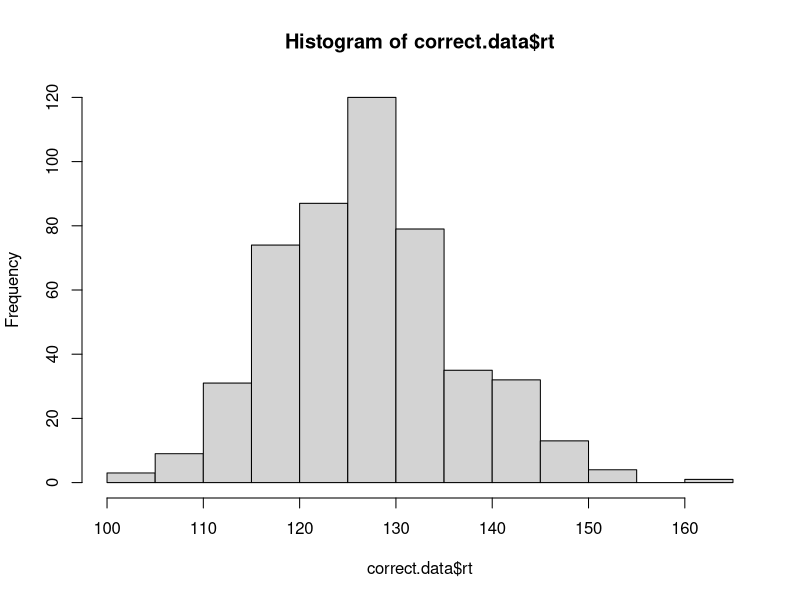
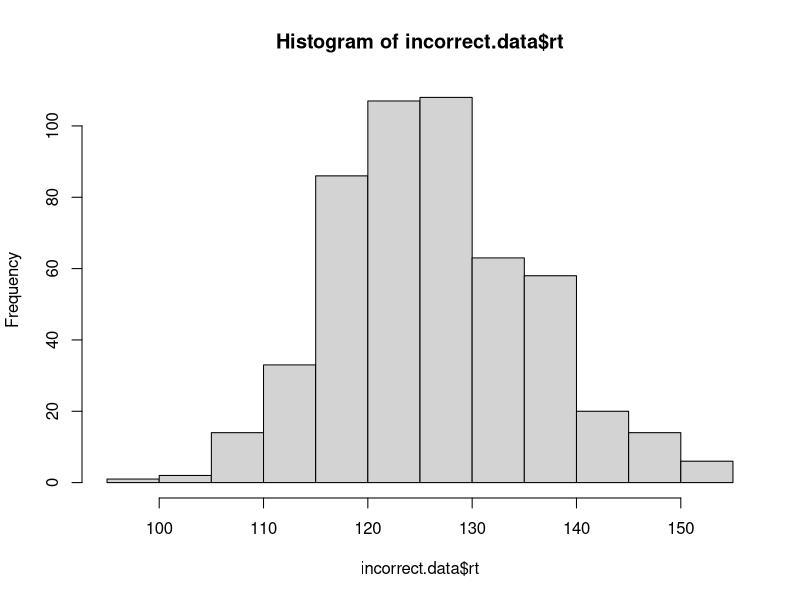

Recreate these plots in R, in order.
# implement the model by filling in the function below
# the model should return a data frame with two columns: correct and rt
# the correct column should be TRUE or FALSE, and rt should contain the
# number of steps it took to reach the criterion.

# note that the function takes four arguments:
# samples is the number of samples to draw from the model
# rate.1 is the evidence accumulation rate for the correct response (default value is 40)
# rate.2 is the evidence accumulation rate for the incorrect response (default value is 40)
# criterion is the threshold for a response (default value is 3)

# one oddity: note that higher values for rate.1 and rate.2 will actually produce slower RTs.
# this is because the rate parameter is controlling the rate of decay of the exponential distribution,
# so faster rates mean that less evidence is likely to accumulate on each step. we could make
# these parameters more intuitive by taking 1/rate.1 and 1/rate.2 as the values to rexp().

accumulator.model <- function(samples, rate.1=40, rate.2=40, criterion=3){
  accuracy <- logical()
  rt <- rep(0, samples)
  for(i in 1:samples) {
    evidence.1 <- 0
    evidence.2 <- 0
    while(evidence.1<criterion || evidence.2<criterion) {
      trial.1 <- rexp(1, rate=rate.1)
      trial.2 <- rexp(1, rate=rate.2)
      evidence.1 <- trial.1 + evidence.1
      evidence.2 <- trial.2 + evidence.2
      rt[i] <- rt[i] + 1
    }
    if(evidence.1>evidence.2) {
      accuracy[i] <- TRUE
    } else {
      accuracy[i] <- FALSE
    } 
  }
  output <- data.frame(
    correct = accuracy,
    rt = rt
  )
  return(output)
}
# test the model ####

# if the model is working correctly, then the line below should generate a data frame with 
# 1000 samples and about half of the samples should be correct. the average rt will probably
# be around 112, but might vary from that by a bit.

initial.test <- accumulator.model(1000)
sum(initial.test$correct) / length(initial.test$correct) # should be close to 0.5
mean(initial.test$rt) # should be about 112

# visualize the RT distributions ####

# we can use dplyr to filter the data and visualize the correct and incorrect RT distributions

library(dplyr)

correct.data <- initial.test %>% filter(correct==TRUE)
incorrect.data <- initial.test %>% filter(correct==FALSE)

hist(correct.data$rt)
hist(incorrect.data$rt)
